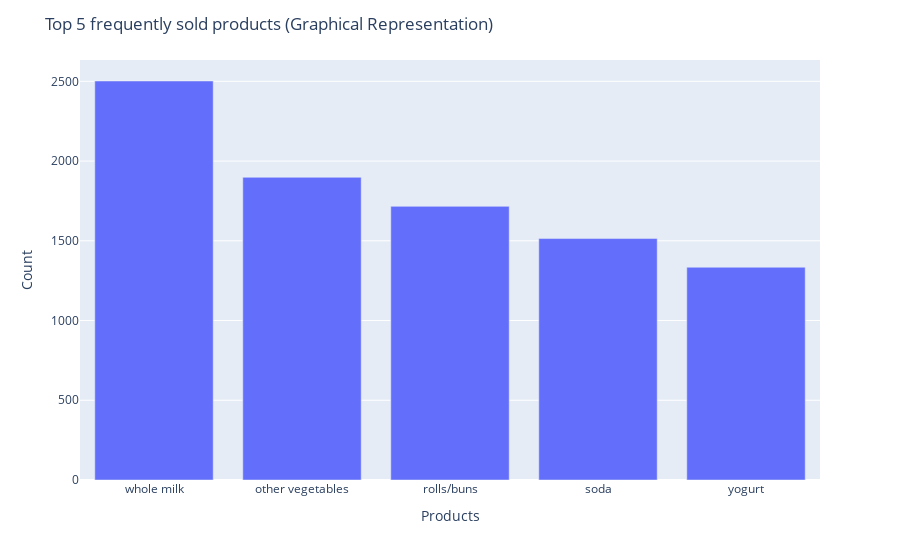

Notebook source saved alongside this figure:
### Code cell
fig = px.bar(x= x.index, y= x.values)
fig.update_layout(title_text= "Top 5 frequently sold products (Graphical Representation)", xaxis_title= "Products", yaxis_title="Count")
fig.show()

### Figure 1 — Plotly figure (JSON) as saved in the notebook; plotly's stock layout.template omitted (floating-point values rounded to 4 significant figures)
{"data": [{"alignmentgroup": "True", "hovertemplate": "x=%{x}<br>y=%{y}<extra></extra>", "legendgroup": "", "marker": {"color": "#636efa", "pattern": {"shape": ""}}, "name": "", "offsetgroup": "", "orientation": "v", "showlegend": false, "textposition": "auto", "type": "bar", "x": ["whole milk", "other vegetables", "rolls/buns", "soda", "yogurt"], "xaxis": "x", "y": [2502, 1898, 1716, 1514, 1334], "yaxis": "y"}], "layout": {"barmode": "relative", "legend": {"tracegroupgap": 0}, "margin": {"t": 60}, "title": {"text": "Top 5 frequently sold products (Graphical Representation)"}, "xaxis": {"anchor": "y", "domain": [0, 1], "title": {"text": "Products"}}, "yaxis": {"anchor": "x", "domain": [0, 1], "title": {"text": "Count"}}}}
